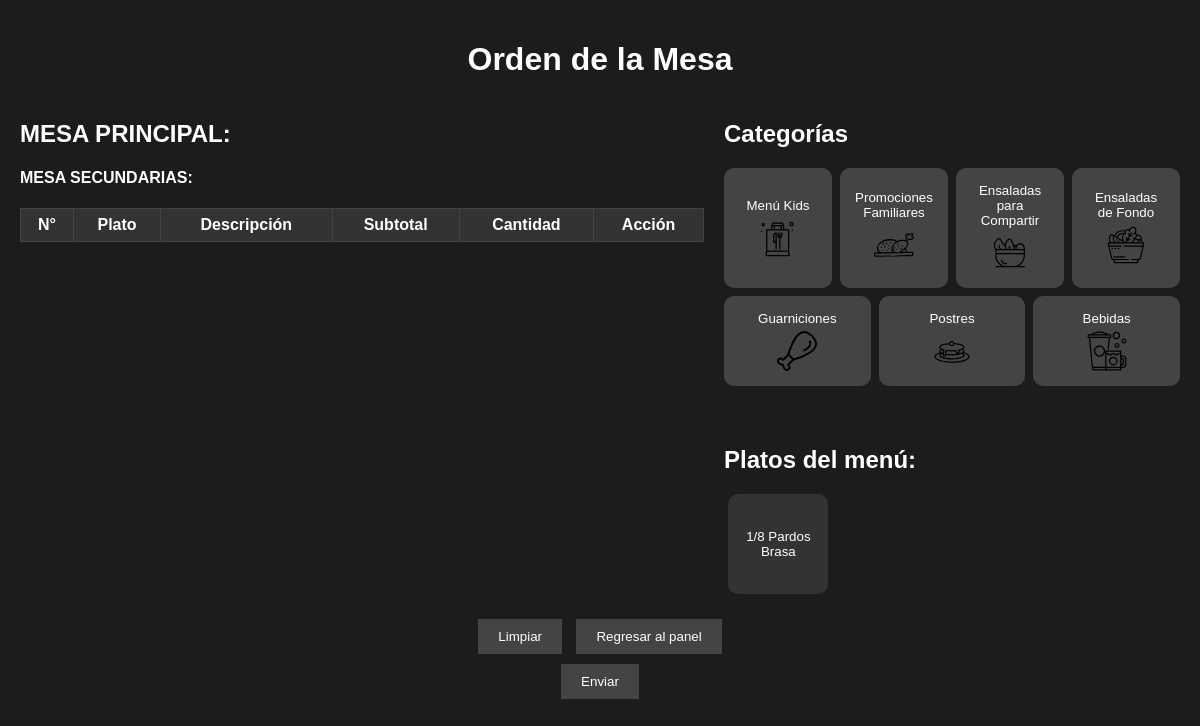
Screenshot of /src/ModuloServicio/UCgenerarPedidoPlato/indexOrdenMesa.php?categoria=1 with the database file from the repository.
### tables this page shows
CREATE TABLE `categorias` (
  `idTipoMenu` int NOT NULL AUTO_INCREMENT,
  `tipoNombre` varchar(50) NOT NULL,
  PRIMARY KEY (`idTipoMenu`)
);

CREATE TABLE `menuitems` (
  `idItem` int NOT NULL AUTO_INCREMENT,
  `nombre` varchar(50) NOT NULL,
  `descripcion` varchar(150) DEFAULT NULL,
  `precio` double NOT NULL,
  `idCategoria` int DEFAULT NULL,
  PRIMARY KEY (`idItem`),
  KEY `idCategoria` (`idCategoria`),
  CONSTRAINT `menuitems_ibfk_1` FOREIGN KEY (`idCategoria`) REFERENCES `categorias` (`idTipoMenu`)
);

### src/ModuloServicio/UCgenerarPedidoPlato/indexOrdenMesa.php (called while the page is built, shortened)
<?php
include_once($_SERVER['DOCUMENT_ROOT'] . '/src/ModuloServicio/UCgenerarPedidoPlato/ordenMesa.php');
include_once($_SERVER['DOCUMENT_ROOT'] . '/src/modelo/Categoria.php');
include_once($_SERVER['DOCUMENT_ROOT'] . '/src/modelo/MenuItem.php');
$NumeroCategoria = $_GET['categoria'] ?? null;
$idControl = $_GET['idControl'] ?? null;
$idMesa = $_GET['idMesa'] ?? null;
$idOrden = $_GET['orden'] ?? null;
$menu = null;
$ordenArray = null;
$arraySec = $_GET['mesasSecundarias'] ?? null;
if ($NumeroCategoria != null) {
    $menuItemsObject = new MenuItem();
    $menu = $menuItemsObject->obtenerMenu($NumeroCategoria);
}
$categoriaObject = new Categoria();
$categoria = $categoriaObject->obtenerCategoria();
$ordenMesaObject = new ordenMesa();
$ordenMesaObject->ordenMesaShow($categoria, $menu, $idControl, $idMesa, $ordenArray, $idOrden, $arraySec);

### src/modelo/conexion.php (called while the page is built, shortened)
<?php
class Conexion
{
    private $host = "localhost";
    private $user = "root";
    private $password = "12345678";
    private $database = "bdrestaurante";
    private $conexion;
    public function conectar()
    {
        if ($this->conexion == null) {
            $this->conexion = mysqli_connect($this->host, $this->user, $this->password, $this->database);
        }
        return $this->conexion;
    }
    public function desconectar()
    {
        if ($this->conexion != null) {
            $this->conexion = null;
        }
    }
}

### src/modelo/Categoria.php (called while the page is built, shortened)
<?php
require_once("conexion.php");
class Categoria extends conexion
{
    public function obtenerCategoria()
    {
        $sql = "SELECT * FROM categorias";
        $respuesta = $this->conectar()->query($sql);
        return $respuesta;
    }
}
?>

### src/modelo/MenuItem.php (called while the page is built, shortened)
<?php
require_once("conexion.php");
class MenuItem extends conexion
{
    public function obtenerMenu($Idcategoria)
    {
        $sql = "SELECT * FROM menuItems WHERE idCategoria = $Idcategoria";
        $respuesta = $this->conectar()->query($sql);
        return $respuesta;
    }
}
?>

### src/ModuloServicio/UCgenerarPedidoPlato/ordenMesa.php (the view, shortened to what this page needs)
<?php
class ordenMesa
{
    function ordenMesaShow($categoria = null, $menu = null, $idControl = null, $idMesa = null, $orden = null, $idOrden = null, $arraySec = null)
    {
?>
        <!DOCTYPE html>
        <html lang="es">
        <head>
            <link rel="stylesheet" href="/src/assets/ordenMesa.css">
            <link href="https://cdn.jsdelivr.net/npm/sweetalert2@11.7.0/dist/sweetalert2.min.css" rel="stylesheet">
        </head>
        <body>
            <div class="container" id="content">
                <header class="header">
                    <h1>Orden de la Mesa</h1>
                </header>
                <section class="content">
                    <div class="table-section">
                        <h2>MESA PRINCIPAL: <?= $idMesa ?></h2>
                        <h4>MESA SECUNDARIAS: <?= $arraySec ?></h4>
                        <table class="order-table">
                            <thead>
                                <tr>
                                    <th>N°</th>
                                    <th>Plato</th>
                                    <th>Descripción</th>
                                    <th>Subtotal</th>
                                    <th>Cantidad</th>
                                    <th>Acción</th>
                                </tr>
                            </thead>
                        </table>
                    </div>
                    <div class="menu-section">
                        <div class="categories-container">
                            <h2>Categorías</h2>
                            <div class="categories">
                                <?php if ($categoria) {
                                    foreach ($categoria as $cat) { ?>
                                        <button class="category-btn" onclick="guardarComanda();cambiarCategoria(<?= $cat['idTipoMenu'] ?>, '<?= $idControl ?>', '<?= $idMesa ?>', '<?= $idOrden ?>')">
                                            <div class="category-content">
                                                <span class="category-name"><?= htmlspecialchars($cat['tipoNombre']) ?></span>
                                                <img src="/src/assets/images/categoria<?= $cat['idTipoMenu'] ?>.svg" alt="Ícono de <?= htmlspecialchars($cat['tipoNombre']) ?>" class="category-icon">
                                            </div>
                                        </button>
                                    <?php }
                                } else { ?>
                                    <p>Cargando categorias...</p>
                                <?php } ?>
                            </div>
                        </div>
                        <div class="menu-container">
                            <h2>Platos del menú:</h2>
                            <div class="menu-items">
                                <?php if ($menu) {
                                    foreach ($menu as $item) { ?>
                                        <button class="menu-item" onclick="agregarAComanda(<?= $item['idItem'] ?>, '<?= htmlspecialchars($item['nombre']) ?>', '<?= htmlspecialchars($item['descripcion']) ?>', <?= $item['precio'] ?>)">
                                            <span><?= htmlspecialchars($item['nombre']) ?></span>
                                        </button>
                                    <?php }
                                } else { ?>
                            </div>
                            <p>Presione una categoría para listar el menú disponible.</p>
                        <?php } ?>
                        </div>
                    </div>
                </section>
                <footer class="footer">
                    <button class="action-btn" onclick="limpiarComanda()">Limpiar</button>
                    <button class="action-btn" onclick="regresarApanel()">Regresar al panel</button>
                    <form action="getPedidos.php" method="POST" onsubmit="prepararComanda()">
                        <button class="action-btn" name="btnEnviar" value="EnviarOrden">Enviar</button>
                    </form>
                </footer>
            </div>
        </body>
        </html>
<?php
    }
}
?>

### src/assets/ordenMesa.css (style rules this page uses)
body { margin: 0; font-family: Arial, sans-serif; background-color: #1c1c1c; color: white; }
.container { max-width: 1320px; margin: 0 auto; padding: 20px; }
.header { text-align: center; margin-bottom: 20px; }
.content { display: flex; justify-content: space-between; gap: 20px; max-height: 80vh; }
.table-section { flex: 3; max-height: 600px; overflow: hidden; cursor: grab; }
.order-table { width: 100%; border-collapse: collapse; margin-top: 10px; overflow: hidden; }
.menu-section { flex: 2; }
.order-table { width: 100%; border-collapse: collapse; margin-top: 10px; }
.order-table th, .order-table td { border: 1px solid #444; padding: 7px; text-align: center; }
.order-table th { background-color: #333; }
.categories { display: flex; flex-wrap: wrap; gap: 8px; margin-top: 20px; justify-content: center; }
.categories-container { margin-bottom: 60px; }
.category-content { text-align: center; }
.category-name { display: block; margin-bottom: 5px; }
.category-icon { width: 100%; height: 100%; object-fit: contain; width: 40px; height: 40px; display: block; margin: 0 auto; }
.category-btn { flex: 1 1 calc(25% - 20px); max-width: 200px; background-color: #444; color: white; border: none; border-radius: 10px; padding: 15px; text-align: center; cursor: pointer; transition: background-color 0.3s ease, transform 0.2s ease; }
.menu-items { display: grid; grid-template-columns: repeat(auto-fill, minmax(100px, 1fr)); gap: 7px; margin-top: 20px; justify-items: center; }
.menu-item { background-color: #333; border: none; border-radius: 10px; padding: 15px; text-align: center; color: white; cursor: pointer; transition: background-color 0.3s ease, transform 0.2s ease; width: 100px; height: 100px; display: flex; flex-direction: column; justify-content: center; align-items: center; }
.footer { text-align: center; margin-top: 20px; }
.action-btn { background-color: #444; color: white; border: none; padding: 10px 20px; margin: 5px; cursor: pointer; }

### rows the page displays
categorias: tipoNombre "Menú Kids", shows a picture
categorias: tipoNombre "Promociones Familiares", shows a picture
categorias: tipoNombre "Ensaladas para Compartir", shows a picture
categorias: tipoNombre "Ensaladas de Fondo", shows a picture
categorias: tipoNombre "Guarniciones", shows a picture
categorias: tipoNombre "Postres", shows a picture
categorias: tipoNombre "Bebidas", shows a picture
menuitems: nombre "1/8 Pardos Brasa"
